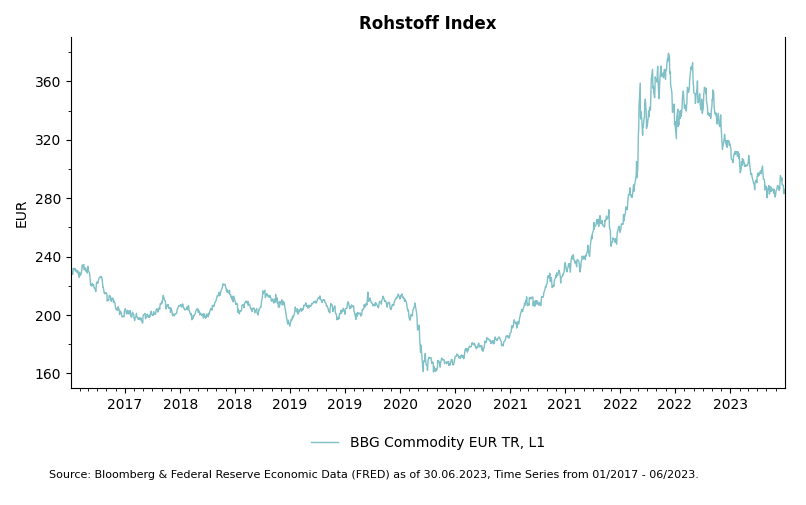

The Python source for this figure:
from matplotlib.ticker import MultipleLocator

from charting.charts.time_series_chart import TimeSeriesChart
import matplotlib.dates as mdates
from examples import fred, blp

if __name__ == '__main__':
    d1, t1 = blp.get_series(series_id='BCOMEUTR Index', observation_start="20170101")

    chart = TimeSeriesChart(title="Rohstoff Index", num_y_axes=1)

    chart.configure_y_axis(axis_index=0, label="EUR", minor_locator=MultipleLocator(20), major_locator=MultipleLocator(40))

    major_locator = mdates.MonthLocator(interval=6)
    minor_locator = mdates.MonthLocator(interval=1)

    major_formatter = mdates.DateFormatter("%Y")
    chart.configure_x_axis(major_formatter=major_formatter, minor_locator=minor_locator, major_locator=major_locator)

    chart.add_data(x=d1.index, y=d1['y'], label=t1, y_axis=0)
    chart.legend(frameon=False, ncol=1)

    chart.plot(path="comdty_index.png")
